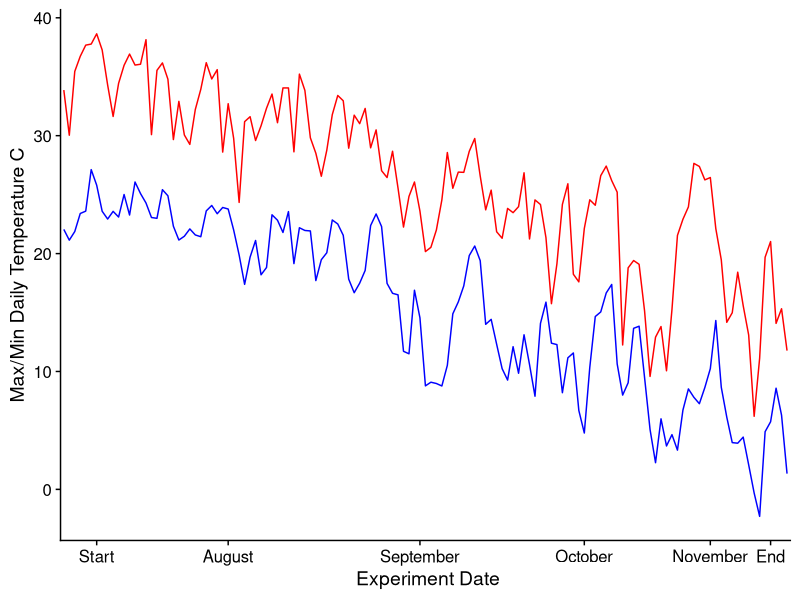
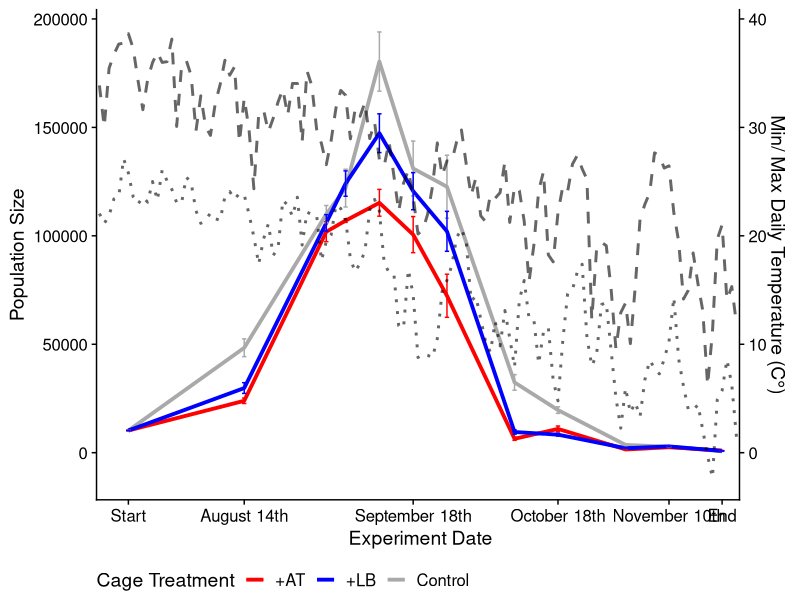

Here is the R script that generated these plots, in order: (Note: this script raises an error after producing the figures.)
#### FIGURE 1 ####

####Library Packages####
#install.packages("lubridate")
library(ggplot2)
library(tidyverse)
library(dplyr)
library(tidyr)
library(cowplot)
library(nlme)
library(lme4)
library(lubridate)
library(lsmeans)

####Import Files####
weather=read.csv("raw/O20_weather_raw.csv")
census=read.csv("raw/O20MA_CS_raw.csv")

##separating date and time##

weather <- separate(weather, TimeStamp, into = c("Date", "Time"), sep = "^\\S*\\K\\s+")
weather$Date = format(as.Date(weather$Date, "%m/%d/%Y"), "20%y-%m-%d")

### create summary df####
#View(weather)
weather.sum=weather %>%
  group_by(Date) %>%
  dplyr::summarise(N=n(),
                   MaxAirTC=max(AirTC_Avg,na.rm = TRUE),
                   MinAIRTC=min(AirTC_Avg,na.rm =TRUE),
                   AirTC=mean(AirTC_Avg,na.rm = TRUE),
                   AirTCsd=sd(AirTC_Avg,na.rm = TRUE),
                   AirTCse= AirTCsd/sqrt(N),
                   Temp_Cavg=mean(Temp_C_Avg,na.rm = TRUE),
                   Temp_Cavgsd=sd(Temp_C_Avg,na.rm = TRUE),
                   Temp_Cavgse= Temp_Cavgsd/sqrt(N),
                   PARden=mean(PAR_Den_Avg,na.rm = TRUE),
                   PARdensd=sd(PAR_Den_Avg,na.rm = TRUE),
                   PARdense= PARdensd/sqrt(N),
                   PARtot=mean(PAR_Tot_Tot,na.rm = TRUE),
                   PARtotsd=sd(PAR_Tot_Tot,na.rm = TRUE),
                   PARtotse= PARtotsd/sqrt(N),
                   WS=mean(WS_ms_Avg,na.rm =TRUE),
                   WSsd=sd(WS_ms_Avg,na.rm = TRUE),
                   WSse= WSsd/sqrt(N),
                   Rain=mean(Rain_mm_Tot,na.rm = TRUE),
                   Rainsd=sd(Rain_mm_Tot,na.rm = TRUE),
                   Rainse=Rainsd/sqrt(N)
  )
wdata=unique(weather.sum)
#View(wdata)

###graph min/max temperature####

AirTCMin <-ggplot(wdata, aes(x=as.factor(Date), y=MaxAirTC, group=1))+
  geom_line(color="Red")+
  #geom_linerange(aes(ymin=AirTC-AirTCse,ymax=AirTC+AirTCse))+
  ylab("Max/Min Daily Temperature C")+
  scale_x_discrete(name=" Experiment Date", 
                   breaks=c("2020-07-21","2020-08-14", "2020-09-18", "2020-10-18", "2020-11-10", "2020-11-21"),
                   labels=c("Start","August", "September", "October", "November", "End")) +
  #xlab("Sample Timepoints")+
  #scale_x_discrete(labels=c("Founder", "Summer", "Fall"))+
  #scale_color_discrete(name = "Cage Treatment", labels = c("Apple Food", "Apple + Ac. thailandicus", "Apple + Lac. brevis"))+
  theme_cowplot()+
  theme(legend.position = "none")

AirTCMinMax<-AirTCMin+geom_line(linetype= "solid" , data=wdata, aes(x=as.factor(Date), y=MinAIRTC, group=1), color="Blue")
AirTCMinMax


####census data####
#View(census)

census$Date=as.Date(census$Date, format = "%m/%d/%y")

Census.sum=census %>%
  group_by(Date, Cage_treatment) %>%
  dplyr::summarise(N=n(),
                   countavg=mean(Picture_total,na.rm = TRUE),
                   countsd=sd(Picture_total,na.rm = TRUE),
                   countse= countsd/sqrt(N),
                   combestavg=mean(est_total,na.rm = TRUE),
                   combestsd=sd(est_total,na.rm = TRUE),
                   combestse=combestsd/sqrt(N^2), 
                   picavgest=mean(est_avg,na.rm = TRUE),
                   picavgsd=sd(est_avg,na.rm = TRUE),
                   picavgse=picavgsd/sqrt(N),
                   pictotavg=mean(est_tot,na.rm = TRUE),
                   pictotsd=sd(est_tot,na.rm = TRUE),
                   pictotse= pictotsd/sqrt(N),
  )
View(Census.sum)

##combine dfs####
Census.sum$Date=as.Date(Census.sum$Date)
wdata$Date=as.Date(wdata$Date)

dplrcombinedtreatment <- left_join(wdata, Census.sum, by="Date")
dplrcombinedtreatment <- dplrcombinedtreatment[! dplrcombinedtreatment$Cage_treatment %in% c('Bloom'), ]
View(dplrcombinedtreatment)
###make plot###
coeff=5000

test3=ggplot(dplrcombinedtreatment, aes(x=as.factor(Date))) +
  geom_line(aes(y=combestavg, group=dplrcombinedtreatment$Cage_treatment, color=dplrcombinedtreatment$Cage_treatment), size=1.3)+
  geom_errorbar(aes(ymin=combestavg-combestse,ymax=combestavg+combestse, color=dplrcombinedtreatment$Cage_treatment), size=.5)+
  scale_colour_manual(name = "Cage Treatment", 
                      breaks = c("AT", "LB", "Apple"),
                      labels = c("+AT", "+LB", "Control"),
                      values = c("red","blue","darkgrey"))+
  geom_line( aes(y=MinAIRTC * coeff), linetype="dotted", size=1, group=1, color="black", alpha=.6) + 
  geom_line( aes(y=MaxAirTC * coeff), linetype="dashed",size=1, group=1, color="black", alpha=.6) +
  scale_x_discrete(
    name=" Experiment Date", 
    breaks=c("2020-07-21","2020-08-14", "2020-09-18", "2020-10-18", "2020-11-10", "2020-11-21"),
    labels=c("Start","August 14th", "September 18th", "October 18th", "November 10th", "End"))+
  scale_y_continuous(
    # Features of the first axis
    name = "Population Size",
    # Add a second axis and specify its features
    sec.axis = sec_axis(~./coeff, name="Min/ Max Daily Temperature (C°)"))+
  theme_cowplot()

test3+ theme(legend.position='bottom')

####linear regression analysis####
#
##All Timepoints##
CensusALL = census
names(census)[9] ="picavg"
census <- census[! census$Cage_treatment %in% c('Bloom'), ]

CensusALL$Date=as.Date(CensusALL$Date)

CensusALL=CensusALL %>% 
  mutate(TP = rank(Date)) 

CensusALL$TP=as.numeric(CensusALL$TP)
CensusALL$Date=as.factor(CensusALL$Date)
CensusALL$DateCage <- paste(CensusALL$Date,CensusALL$Cage_number)
View(CensusALL)

CensusALLanv<-lme(picavg ~ Date*Cage_treatment, random=~1|Cage_number/Date, data=CensusALL)
anova(CensusALLanv) ## sig Date, insig cage_treatment and interaction 


pairs=lsmeans(CensusALLanv, pairwise ~ Cage_treatment|Date)
summ=summary(pairs$contrasts)
summ=summ %>% pivot_wider(Date, names_from = contrast, values_from = c("t.ratio","p.value"))
View(summ)

CensusALL=CensusALL %>%
  mutate(
    treat = case_when(
      Cage_treatment == "Apple" ~ "C",
      Cage_treatment == "AT" ~ "MA",
      Cage_treatment == "LB" ~ "MA"
    )
  )

CensusALLTreatanv<-lme(picavg ~ Date*treat, random=~1|Cage_number/Date, data=CensusALL)
anova(CensusALLTreatanv) ## sig Date, insig cage_treatment and interaction 


Treatpairs=lsmeans(CensusALLTreatanv, pairwise ~ treat|Date)
Treatsumm=summary(Treatpairs$contrasts)
Treatsumm=Treatsumm %>% pivot_wider(Date, names_from = contrast, values_from = c("t.ratio","p.value"))
View(Treatsumm)
write.csv(Treatsumm, "Treat_MA_lsmeans-pairwise-fig1.csv")
